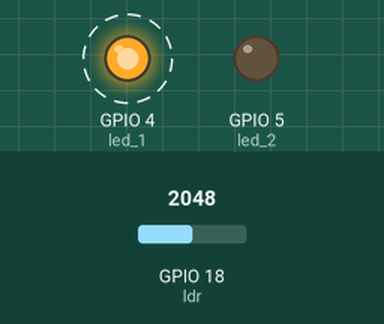
Recording of a program running on a simulated ESP32. On the bench: output pins drawn as LEDs (lit = HIGH). Dashed ring = blinking. The test bench sets the inputs (shaded band); at power-on: GPIO 18 (ldr) = 2048. What the program prints to the serial monitor is not drawn.

Above: at 0.5 s.
Timing chart, 0 to 4.6 s (numbered marks = the images above):
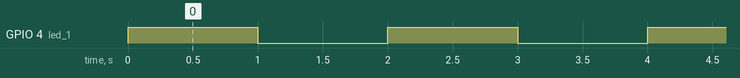

Measured:
- by itself, GPIO 4 (led_1): alternates HIGH for 1.0 s and LOW for 1.0 s

The program:

main.cpp
```cpp
/*
RTOS

*/
#include <Arduino.h>
#include "driver/gpio.h"
// put function declarations here:
#define led_1 GPIO_NUM_4
#define led_2 GPIO_NUM_5
#define ldr GPIO_NUM_18
#define button GPIO_NUM_21

TaskHandle_t BlinkTaskHandle = NULL;

// volatile bool taskSuspend = false;
// volatile uint32_t lastInterruptTime = 0;
// const uint32_t debounceDelay = 200; // debounce period
// volatile bool button_press = false;

// void IRAM_ATTR buttonISR()
// {
//   // Debounce
//   uint32_t currentTime = millis();
//   if (currentTime - lastInterruptTime < debounceDelay)
//   {
//     return;
//   }
//   lastInterruptTime = currentTime;

//   // Toggle task state
//   button_press = !button_press;
//   if (button_press)
//   {
//     vTaskSuspend(BlinkTaskHandle);
//     Serial.println("BlinkTask Suspended");
//   }
//   else
//   {
//     vTaskResume(BlinkTaskHandle);
//     Serial.println("BlinkTask Resumed");
//   }
// }
void blink(void *parameter)
{
  for (;;)
  {
    gpio_set_level(led_1, 1);
    Serial.printf("LED On\n");
    vTaskDelay(1000 / portTICK_PERIOD_MS);
    gpio_set_level(led_1, 0);
    Serial.printf("LED Off\n");
    vTaskDelay(1000 / portTICK_PERIOD_MS);
  }
}
void ReadSensor(void *parameter)
{
  for (;;)
  {
    int light = analogRead(ldr);
  }
}
void setup()
{
  // put your setup code here, to run once:
  gpio_set_direction(led_1, GPIO_MODE_OUTPUT);
  gpio_set_direction(led_2, GPIO_MODE_OUTPUT);
  gpio_set_direction(ldr, GPIO_MODE_INPUT);
  gpio_set_direction(button, GPIO_MODE_INPUT);
  gpio_set_pull_mode(button, GPIO_PULLUP_ONLY);

  //attachInterrupt(digitalPinToInterrupt(button), buttonISR, FALLING);
  Serial.begin(115200);
  while (!Serial && millis() < 5000)
  {
    delay(10);
  }
  Serial.printf("Serial ready");

  xTaskCreatePinnedToCore(
      blink,
      "Turn_LED_on",
      3000,
      NULL,
      1,
      &BlinkTaskHandle,
      1);
  xTaskCreatePinnedToCore(
      ReadSensor,
      "read sensor",
      3000,
      NULL,
      1,
      &BlinkTaskHandle,
      1);
}

void loop()
{

  // put your main code here, to run repeatedly:
}
```
